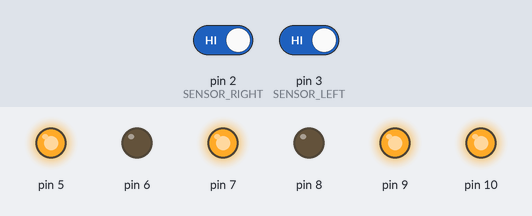
A sketch run on a simulated Arduino Uno, built with avr-gcc and run on an emulated ATmega328P. On the bench: output pins drawn as LEDs (lit = HIGH). The inputs (shaded band) are chosen by the test bench; at power-on: pin 2 (SENSOR_RIGHT) HIGH, pin 3 (SENSOR_LEFT) HIGH.

Above: at 0.1 s.
At 0.8 s:
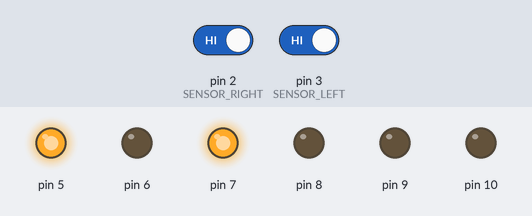
Timing chart, 0 to 2.3 s (numbered marks = the images above):
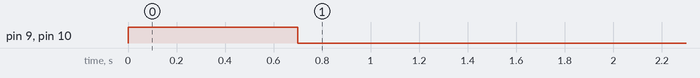

The sketch:

BlackLine3.ino
```cpp
#define SENSOR_LEFT 3
#define SENSOR_RIGHT 2

//Пины 5-10 заняты
void LeftBackward()
{
  //Left backward
  digitalWrite(7, LOW);
  digitalWrite(8, HIGH);
  analogWrite(10, 255);
}

void LeftForward()
{
  //Left forward
  digitalWrite(7, HIGH);
  digitalWrite(8, LOW);
  analogWrite(10, 255);
}

void RightForward()
{
  //Right backward
  digitalWrite(5, HIGH);
  digitalWrite(6, LOW);
  analogWrite(9, 255);
}

void RightBackward()
{
  //Right backward
  digitalWrite(5, LOW);
  digitalWrite(6, HIGH);
  analogWrite(9, 255);
}

void LeftStop()
{
  //Left stop
  analogWrite(10, 0);
}

void RightStop()
{
  //Right stop
  analogWrite(9, 0);
}

void setup()
{
  // put your setup code here, to run once:

  //
  pinMode(5, OUTPUT);
  pinMode(6, OUTPUT);
  pinMode(7, OUTPUT);
  pinMode(8, OUTPUT);
  pinMode(9, OUTPUT);
  pinMode(10, OUTPUT);

  pinMode(SENSOR_RIGHT, INPUT);
  pinMode(SENSOR_LEFT, INPUT);

  LeftForward();
  RightForward();
  delay(700);
  LeftStop();
  RightStop();
  while(true)
  {
      bool L_W = !digitalRead(SENSOR_LEFT);
      bool R_W = !digitalRead(SENSOR_RIGHT);

     if(L_W || R_W)
     {
      if(L_W)
        LeftForward();
      else
        LeftStop();
      if(R_W)
        RightForward();
      else
        RightStop();
     }
     else
     {
      LeftStop();
      RightStop();
      break;
     }
  }

}

void loop() {
}
```
